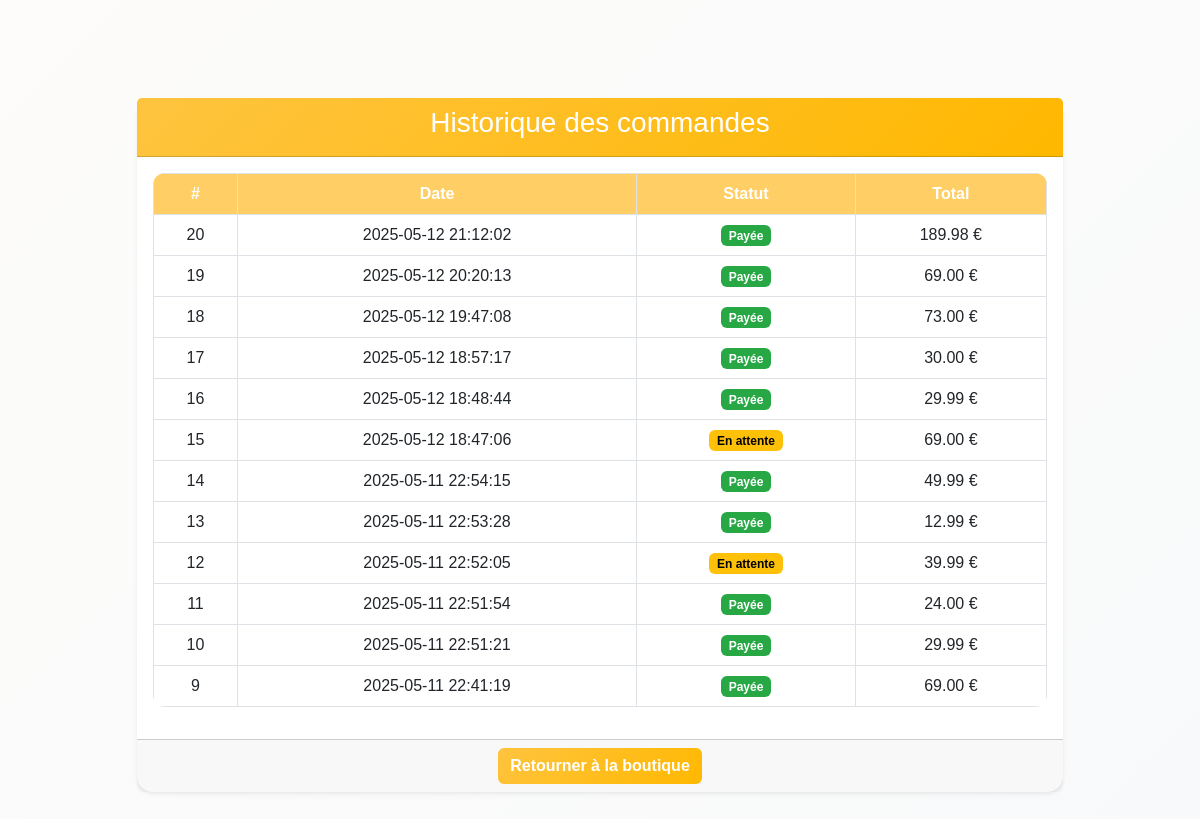
/historique_commandes.php (signed in), run on the app's committed database.
### tables this page shows
CREATE TABLE `commande` (
  `id_commande` int(11) NOT NULL,
  `id_client` int(11) NOT NULL,
  `date_commande` timestamp NOT NULL DEFAULT current_timestamp(),
  `statut_commande` varchar(50) NOT NULL
);

### historique_commandes.php (the view, shortened to what this page needs)
<?php
$id_client = $_SESSION['user_id'];
$basi = connectMaBasi();
$query = "
    SELECT c.id_commande, c.date_commande, c.statut_commande,
           (SELECT SUM(lc.quantite * lc.prix_unitaire)
            FROM ligne_commande lc
            WHERE lc.id_commande = c.id_commande) AS total
    FROM commande c
    WHERE c.id_client = '$id_client'
    ORDER BY c.date_commande DESC";
$result = mysqli_query($basi, $query);
?>
<!DOCTYPE html>
<html lang="fr">
<head>
    <link href="https://cdn.jsdelivr.net/npm/bootstrap@5.3.0-alpha3/dist/css/bootstrap.min.css" rel="stylesheet">
</head>
<body>
    <div class="container py-5">
        <div class="row justify-content-center">
            <div class="col-md-10">
                <div class="card shadow-sm">
                    <div class="card-header text-center">
                        <h3>Historique des commandes</h3>
                    </div>
                    <div class="card-body">
                        <?php if (mysqli_num_rows($result) > 0): ?>
                            <table class="table table-bordered table-hover">
                                <thead>
                                    <tr>
                                        <th>#</th>
                                        <th>Date</th>
                                        <th>Statut</th>
                                        <th>Total</th>
                                    </tr>
                                </thead>
                                <tbody>
                                    <?php while ($commande = mysqli_fetch_assoc($result)): ?>
                                        <tr>
                                            <td><?php echo $commande['id_commande']; ?></td>
                                            <td><?php echo $commande['date_commande']; ?></td>
                                            <td>
                                                <?php if ($commande['statut_commande'] === 'Payée'): ?>
                                                    <span class="badge badge-success">Payée</span>
                                                <?php elseif ($commande['statut_commande'] === 'En attente'): ?>
                                                    <span class="badge badge-warning">En attente</span>
                                                <?php else: ?>
                                                    <span class="badge badge-secondary"><?php echo htmlspecialchars($commande['statut_commande']); ?></span>
                                                <?php endif; ?>
                                            </td>
                                            <td><?php echo number_format($commande['total'], 2); ?> €</td>
                                        </tr>
                                    <?php endwhile; ?>
                                </tbody>
                            </table>
                        <?php else: ?>
                            <div class="alert alert-info text-center">
                                Vous n'avez pas encore passé de commande.
                            </div>
                        <?php endif; ?>
                    </div>
                    <div class="card-footer text-center">
                        <a href="index.php" class="btn btn-primary">Retourner à la boutique</a>
                    </div>
                </div>
            </div>
        </div>
    </div>
</body>
</html>

### historique_commandes.php (style rules this page uses)
* { box-sizing: border-box; margin: 0; padding: 0; font-family: 'Poppins', sans-serif; }
body { background: linear-gradient(135deg, #fdfcfb, #f8f9fa); }
.container { margin-top: 50px; }
.card { border: none; border-radius: 16px; box-shadow: 0 8px 32px rgba(0, 0, 0, 0.1); }
.card-header { background: linear-gradient(135deg, #FFC43F, #FFB800); color: white; font-size: 24px; font-weight: bold; border-top-left-radius: 16px; border-top-right-radius: 16px; }
.card-body { background: rgba(255, 255, 255, 0.8); border-bottom-left-radius: 16px; border-bottom-right-radius: 16px; }
.table { background: rgba(255, 255, 255, 0.9); border-radius: 12px; overflow: hidden; }
.table th { background: rgba(255, 196, 63, 0.8); color: white; text-align: center; }
.table td { text-align: center; vertical-align: middle; }
.badge-success { background-color: #28a745; }
.badge-warning { background-color: #FFC107; color: #000; }
.btn-primary { background: linear-gradient(135deg, #FFC43F, #FFB800); border: none; font-weight: bold; color: white; }

### data on the page
commande: id_commande "20", date_commande "2025-05-12 21:12:02", statut_commande "Payée", total "189.98"
commande: id_commande "19", date_commande "2025-05-12 20:20:13", statut_commande "Payée", total "69.00"
commande: id_commande "18", date_commande "2025-05-12 19:47:08", statut_commande "Payée", total "73.00"
commande: id_commande "17", date_commande "2025-05-12 18:57:17", statut_commande "Payée", total "30.00"
commande: id_commande "16", date_commande "2025-05-12 18:48:44", statut_commande "Payée", total "29.99"
commande: id_commande "15", date_commande "2025-05-12 18:47:06", statut_commande "En attente", total "69.00"
commande: id_commande "14", date_commande "2025-05-11 22:54:15", statut_commande "Payée", total "49.99"
commande: id_commande "13", date_commande "2025-05-11 22:53:28", statut_commande "Payée", total "12.99"
commande: id_commande "12", date_commande "2025-05-11 22:52:05", statut_commande "En attente", total "39.99"
commande: id_commande "11", date_commande "2025-05-11 22:51:54", statut_commande "Payée", total "24.00"
commande: id_commande "10", date_commande "2025-05-11 22:51:21", statut_commande "Payée", total "29.99"
commande: id_commande "9", date_commande "2025-05-11 22:41:19", statut_commande "Payée", total "69.00"
